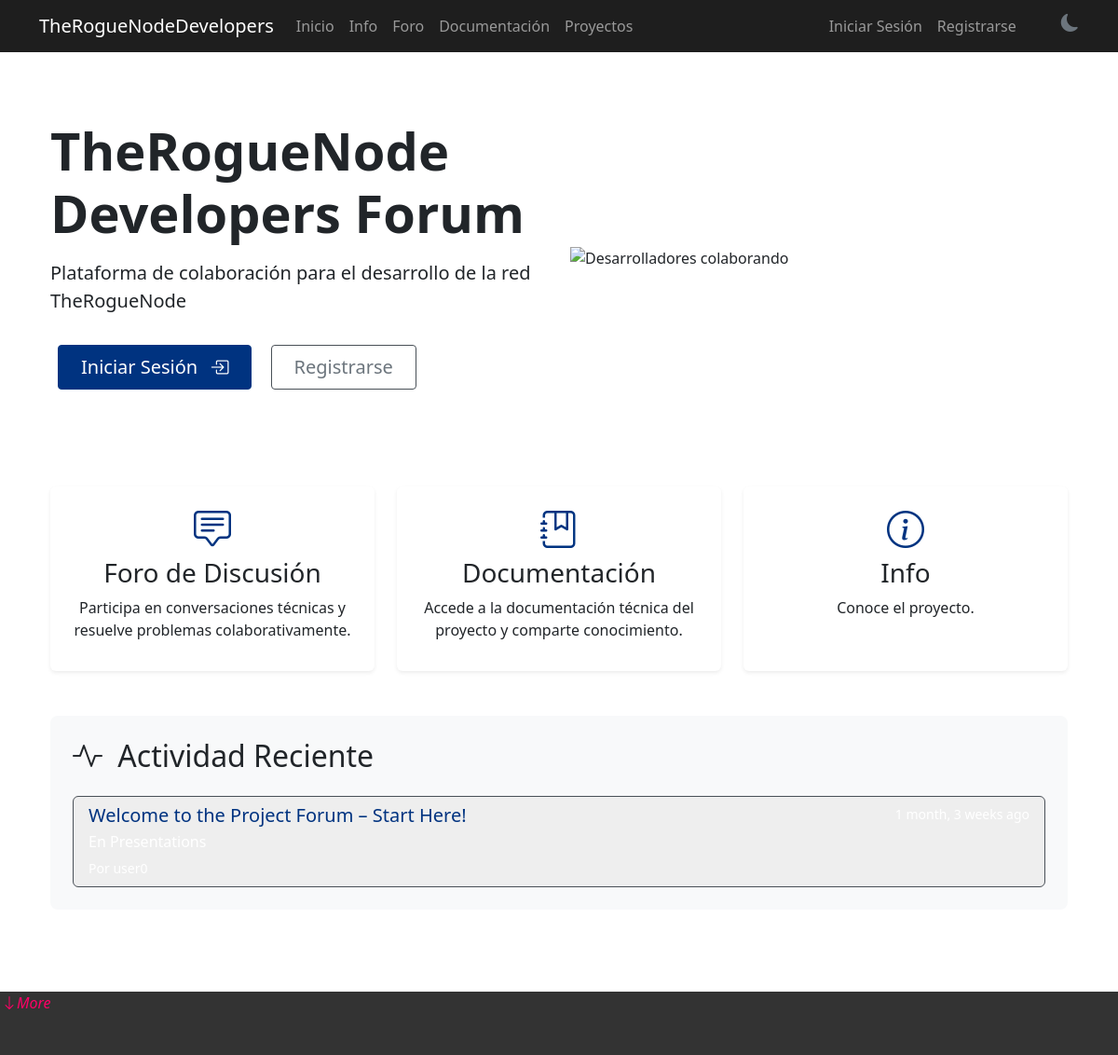
The app's page /, older data.
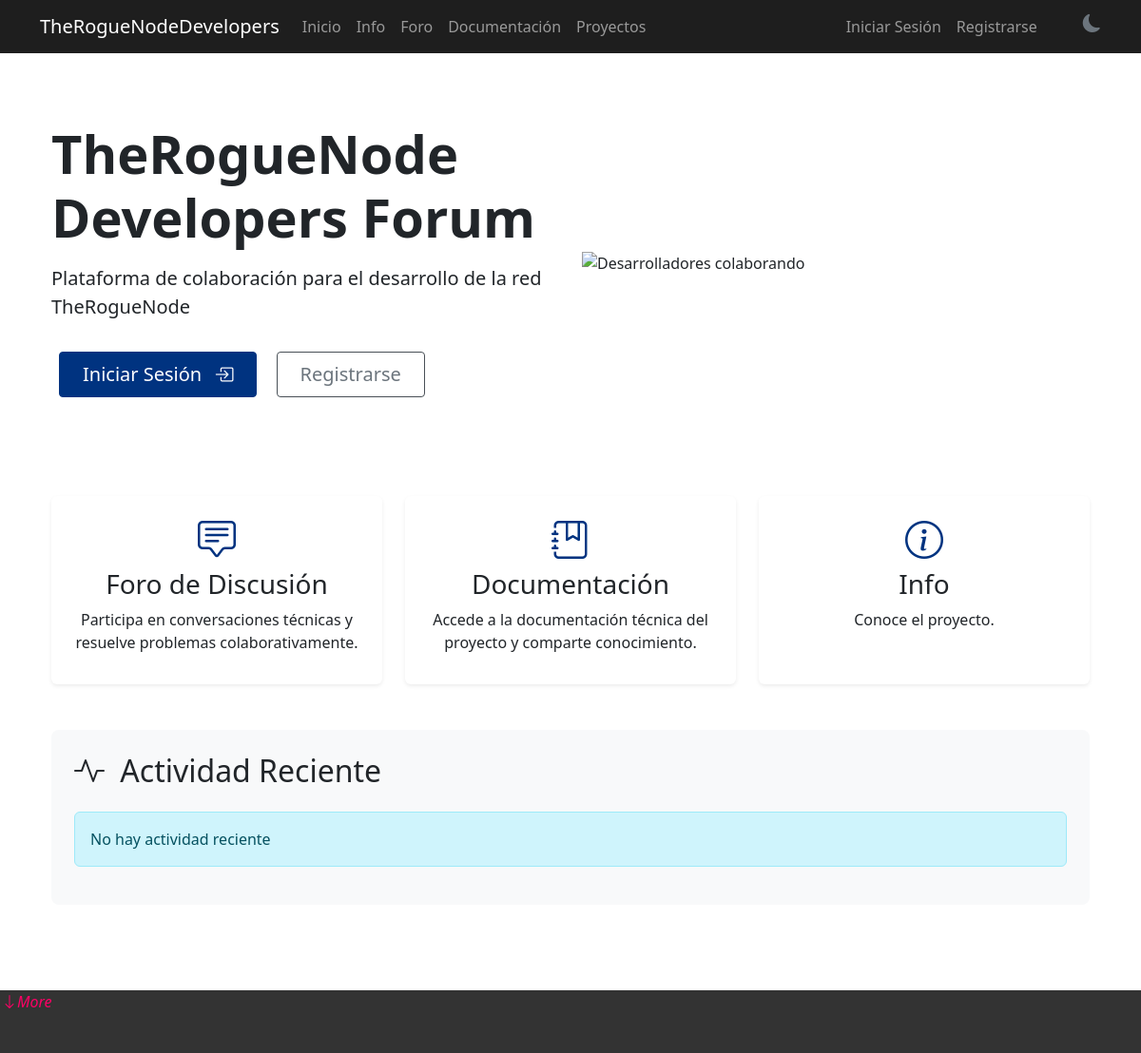
The same page, newer data.
### forum/models.py (models this page shows, shortened)
class Topic(models.Model):
    tags = models.ManyToManyField(Tag, blank=True)
    title = models.CharField(max_length=200)
    slug = models.SlugField(max_length=220, unique=True)
    content = models.TextField()
    author = models.ForeignKey(CustomUser, on_delete=models.CASCADE, related_name='topics')
    category = models.ForeignKey(Category, on_delete=models.CASCADE, related_name='topics')
    views = models.PositiveIntegerField(default=0)
    is_pinned = models.BooleanField(default=False)
    is_closed = models.BooleanField(default=False)
    created_at = models.DateTimeField(auto_now_add=True)
    updated_at = models.DateTimeField(auto_now=True)
    class Meta:
        ordering = ['-is_pinned', '-created_at']

### core/views.py (the view)
# urls.py: 2. Add a URL to urlpatterns:  path('', views.home, name='home')
def home(request):
    recent_topics = Topic.objects.select_related('author', 'category').order_by('-created_at')[:5]
    return render(request, 'core/home.html', {
        'recent_topics': recent_topics
    })

### core/templates/core/home.html (shortened to what this page needs)
{% extends "base.html" %}
{% load static %}
{% block content %}
<div class="container py-5">
    <div class="row align-items-center mb-5">
        <div class="col-lg-6">
            <h1 class="display-4 fw-bold mb-3">TheRogueNode Developers Forum</h1>
            <p class="lead mb-4">Plataforma de colaboración para el desarrollo de la red TheRogueNode</p>
            {% if user.is_authenticated %}
                <a href="{% url 'forum:category_list' %}" class="btn btn-primary btn-lg px-4 me-2">
                    Ir al Foro <i class="bi bi-arrow-right ms-2"></i>
                </a>
            {% else %}
                <a href="{% url 'accounts:login' %}" class="btn btn-primary btn-lg px-4 me-2">
                    Iniciar Sesión <i class="bi bi-box-arrow-in-right ms-2"></i>
                </a>
                <a href="{% url 'accounts:register' %}" class="btn btn-outline-secondary btn-lg px-4">
                    Registrarse
                </a>
            {% endif %}
        </div>
        <div class="col-lg-6">
        <img src="{% static 'images/developer-collab.png' %}" alt="Desarrolladores colaborando" class="img-fluid d-none d-lg-block">
        </div>
    </div>
    <div class="row g-4 py-5">
        <div class="col-md-4">
            <div class="card h-100 border-0 shadow-sm">
                <div class="card-body text-center">
                    <i class="bi bi-chat-square-text fs-1 text-primary mb-3"></i>
                    <h3>Foro de Discusión</h3>
                    <p>Participa en conversaciones técnicas y resuelve problemas colaborativamente.</p>
                </div>
            </div>
        </div>
        <div class="col-md-4">
            <div class="card h-100 border-0 shadow-sm">
                <div class="card-body text-center">
                    <i class="bi bi-journal-bookmark fs-1 text-primary mb-3"></i>
                    <h3>Documentación</h3>
                    <p>Accede a la documentación técnica del proyecto y comparte conocimiento.</p>
                </div>
            </div>
        </div>
        <div class="col-md-4">
            <div class="card h-100 border-0 shadow-sm">
                <div class="card-body text-center">
                    <i class="bi bi-info-circle fs-1 text-primary mb-3"></i>
                    <h3>Info</h3>
                    <p>Conoce el proyecto.</p>
                </div>
            </div>
        </div>
    </div>
    <div class="bg-light p-4 rounded-3 mb-5">
        <h2 class="mb-4"><i class="bi bi-activity me-2"></i> Actividad Reciente</h2>
        <div class="list-group">
            {% for topic in recent_topics %}
            <a href="{% url 'forum:topic_detail' topic.slug %}" class="list-group-item list-group-item-action">
                <div class="d-flex w-100 justify-content-between">
                    <h5 class="mb-1">{{ topic.title }}</h5>
                    <small class="text-muted">{{ topic.created_at|timesince }} ago</small>
                </div>
                <p class="mb-1 text-muted">En {{ topic.category.name }}</p>
                <small class="text-muted">Por {{ topic.author.username }}</small>
            </a>
            {% empty %}
            <div class="alert alert-info">No hay actividad reciente</div>
            {% endfor %}
        </div>
    </div>
</div>
{% endblock %}

Row changes from the older to the newer data that the page shows:
removed Topic: title "Welcome to the Project Forum – Start Here!"
Text that changed along with them:
text now shown: "No hay actividad reciente"
